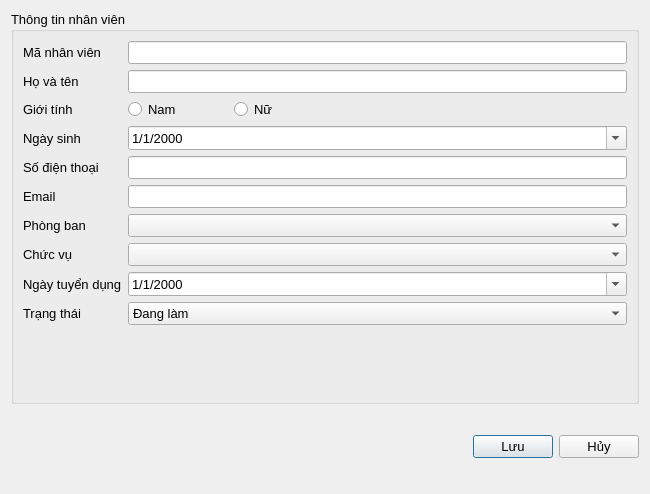
<?xml version="1.0" encoding="UTF-8"?>
<ui version="4.0">
 <class>EmployeeFormDialog</class>
 <widget class="QDialog" name="EmployeeFormDialog">
  <property name="geometry">
   <rect>
    <x>0</x>
    <y>0</y>
    <width>650</width>
    <height>494</height>
   </rect>
  </property>
  <property name="font">
   <font>
    <pointsize>10</pointsize>
   </font>
  </property>
  <property name="windowTitle">
   <string>Nhân viên</string>
  </property>
  <property name="windowIcon">
   <iconset>
    <normaloff>../resources/icons/employee-man-alt.png</normaloff>../resources/icons/employee-man-alt.png</iconset>
  </property>
  <layout class="QVBoxLayout" name="verticalLayout">
   <item>
    <widget class="QGroupBox" name="grpEmployeeInfo">
     <property name="title">
      <string>Thông tin nhân viên</string>
     </property>
     <layout class="QFormLayout" name="formLayout">
      <item row="0" column="0">
       <widget class="QLabel" name="lblEmployeeID">
        <property name="text">
         <string>Mã nhân viên</string>
        </property>
       </widget>
      </item>
      <item row="0" column="1">
       <widget class="QLineEdit" name="txtMaNV">
        <property name="readOnly">
         <bool>true</bool>
        </property>
       </widget>
      </item>
      <item row="1" column="0">
       <widget class="QLabel" name="lblEmployeeName">
        <property name="text">
         <string>Họ và tên</string>
        </property>
       </widget>
      </item>
      <item row="1" column="1">
       <widget class="QLineEdit" name="txtHoTenNV"/>
      </item>
      <item row="2" column="0">
       <widget class="QLabel" name="lblGender">
        <property name="text">
         <string>Giới tính</string>
        </property>
       </widget>
      </item>
      <item row="2" column="1">
       <layout class="QHBoxLayout" name="horizontalLayout">
        <item>
         <widget class="QRadioButton" name="rbNam">
          <property name="maximumSize">
           <size>
            <width>100</width>
            <height>16777215</height>
           </size>
          </property>
          <property name="text">
           <string>Nam</string>
          </property>
         </widget>
        </item>
        <item>
         <widget class="QRadioButton" name="rbNu">
          <property name="text">
           <string>Nữ</string>
          </property>
         </widget>
        </item>
       </layout>
      </item>
      <item row="3" column="0">
       <widget class="QLabel" name="lblBirthDate">
        <property name="text">
         <string>Ngày sinh</string>
        </property>
       </widget>
      </item>
      <item row="3" column="1">
       <widget class="QDateEdit" name="lblNgaySinhNV">
        <property name="displayFormat">
         <string>d/M/yyyy</string>
        </property>
        <property name="calendarPopup">
         <bool>true</bool>
        </property>
       </widget>
      </item>
      <item row="4" column="0">
       <widget class="QLabel" name="lblPhone">
        <property name="text">
         <string>Số điện thoại</string>
        </property>
       </widget>
      </item>
      <item row="4" column="1">
       <widget class="QLineEdit" name="txtSDT_NV"/>
      </item>
      <item row="5" column="0">
       <widget class="QLabel" name="lblEmail">
        <property name="text">
         <string>Email</string>
        </property>
       </widget>
      </item>
      <item row="5" column="1">
       <widget class="QLineEdit" name="txtEmail_NV"/>
      </item>
      <item row="6" column="0">
       <widget class="QLabel" name="lblDepartment">
        <property name="text">
         <string>Phòng ban</string>
        </property>
       </widget>
      </item>
      <item row="6" column="1">
       <widget class="QComboBox" name="cbbPhongBan"/>
      </item>
      <item row="7" column="0">
       <widget class="QLabel" name="lblPosition">
        <property name="text">
         <string>Chức vụ</string>
        </property>
       </widget>
      </item>
      <item row="7" column="1">
       <widget class="QComboBox" name="cbbChucVu"/>
      </item>
      <item row="8" column="0">
       <widget class="QLabel" name="lblHireDate">
        <property name="text">
         <string>Ngày tuyển dụng</string>
        </property>
       </widget>
      </item>
      <item row="8" column="1">
       <widget class="QDateEdit" name="txtNgayTuyenDung">
        <property name="displayFormat">
         <string>d/M/yyyy</string>
        </property>
        <property name="calendarPopup">
         <bool>true</bool>
        </property>
       </widget>
      </item>
      <item row="9" column="0">
       <widget class="QLabel" name="lblStatus">
        <property name="text">
         <string>Trạng thái</string>
        </property>
       </widget>
      </item>
      <item row="9" column="1">
       <widget class="QComboBox" name="cbbTrangThaiNV">
        <item>
         <property name="text">
          <string>Đang làm</string>
         </property>
        </item>
        <item>
         <property name="text">
          <string>Đã nghỉ</string>
         </property>
        </item>
       </widget>
      </item>
     </layout>
    </widget>
   </item>
   <item>
    <layout class="QHBoxLayout" name="buttonLayout">
     <property name="topMargin">
      <number>25</number>
     </property>
     <property name="bottomMargin">
      <number>25</number>
     </property>
     <item>
      <spacer name="horizontalSpacer">
       <property name="orientation">
        <enum>Qt::Horizontal</enum>
       </property>
       <property name="sizeHint" stdset="0">
        <size>
         <width>0</width>
         <height>0</height>
        </size>
       </property>
      </spacer>
     </item>
     <item>
      <widget class="QPushButton" name="btnLuuNV">
       <property name="text">
        <string>Lưu</string>
       </property>
      </widget>
     </item>
     <item>
      <widget class="QPushButton" name="btnHuyNV">
       <property name="text">
        <string>Hủy</string>
       </property>
      </widget>
     </item>
    </layout>
   </item>
  </layout>
 </widget>
 <resources/>
 <connections/>
</ui>
